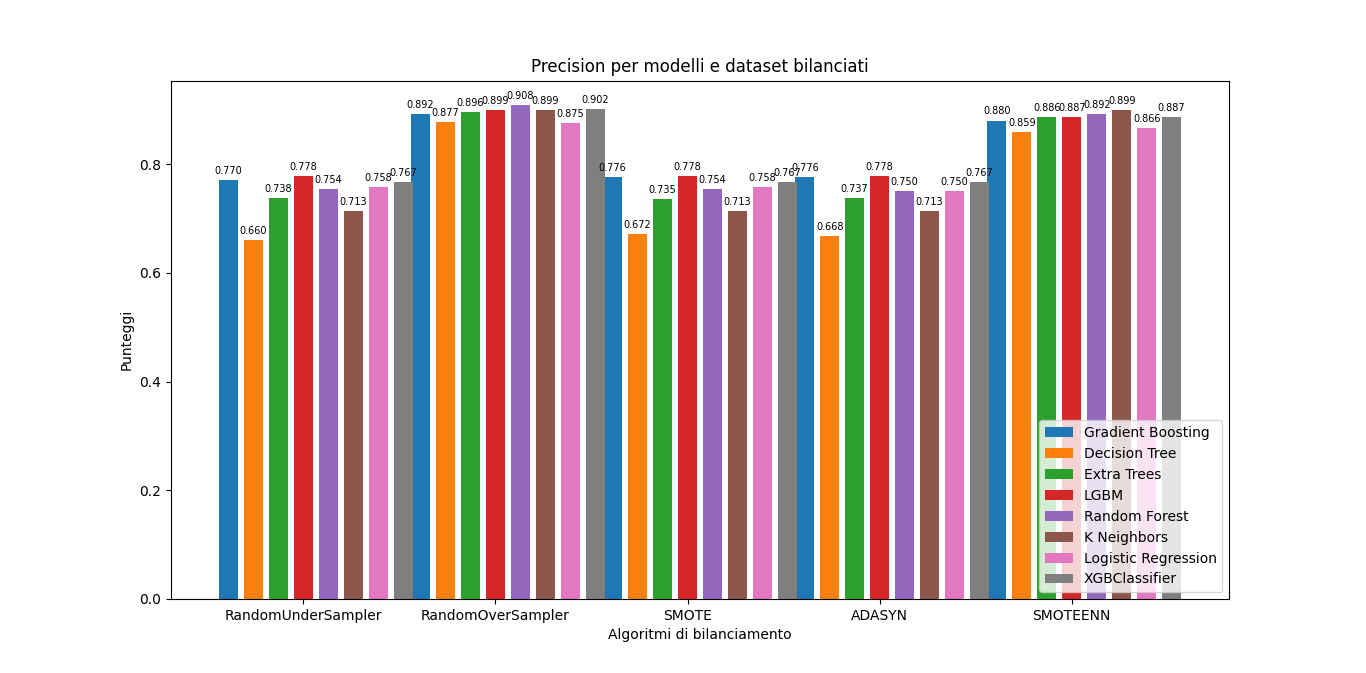

The script that drew this image:
import numpy as np
import matplotlib.pyplot as plt

# Dati di esempio
labels = ['RandomUnderSampler', 'RandomOverSampler', 'SMOTE', 'ADASYN', 'SMOTEENN']  # Etichette delle categorie

gradientBoostingClassifier = [0.77, 0.892, 0.776, 0.776, 0.88]  # Dati per il primo gruppo
decisionTreeClassifier = [0.66, 0.877, 0.672, 0.668, 0.859]  # Dati per il secondo gruppo
extraTreesClassifier = [0.738, 0.896, 0.735, 0.737, 0.886]  # Dati per il terzo gruppo
LGBMClassifier = [0.778, 0.899, 0.778, 0.778, 0.887]  # Dati per il quarto gruppo
randomForestClassifier = [0.754, 0.908, 0.754, 0.75, 0.892]  # Dati per il quinto gruppo
kNeighborsClassifier = [0.713, 0.899, 0.713, 0.713, 0.899]  # Dati per il sesto gruppo
logisticRegression = [0.758, 0.875, 0.758, 0.75, 0.866]  # Dati per il settimo gruppo
XGBClassifier = [0.767, 0.902, 0.767, 0.767, 0.887]  # Dati per l'ottavo gruppo

# Impostazione dei parametri delle barre
x = np.arange(len(labels))  # La posizione delle etichette sulle ascisse
width = 0.10  # Larghezza delle barre
spacing = 0.03  # Spaziatura aggiuntiva tra le barre

fig, ax = plt.subplots(figsize=(12, 8))  # Imposta la dimensione del grafico

# Creazione delle barre con offset e spaziatura
bar1 = ax.bar(x - 3*width - 3*spacing, gradientBoostingClassifier, width, label='Gradient Boosting')
bar2 = ax.bar(x - 2*width - 2*spacing, decisionTreeClassifier, width, label='Decision Tree')
bar3 = ax.bar(x - width - spacing, extraTreesClassifier, width, label='Extra Trees')
bar4 = ax.bar(x, LGBMClassifier, width, label='LGBM')
bar5 = ax.bar(x + width + spacing, randomForestClassifier, width, label='Random Forest')
bar6 = ax.bar(x + 2*width + 2*spacing, kNeighborsClassifier, width, label='K Neighbors')
bar7 = ax.bar(x + 3*width + 3*spacing, logisticRegression, width, label='Logistic Regression')
bar8 = ax.bar(x + 4*width + 4*spacing, XGBClassifier, width, label='XGBClassifier')

# Aggiunta delle etichette e del titolo
ax.set_xlabel('Algoritmi di bilanciamento')
ax.set_ylabel('Punteggi')
ax.set_title('Precision per modelli e dataset bilanciati')
ax.set_xticks(x)
ax.set_xticklabels(labels)
ax.legend(loc='lower right')  # Posiziona la legenda in alto a sinistra

# Aggiunta dei valori sopra le barre (opzionale)
def autolabel(bars):
    """Aggiunge i valori sopra le barre"""
    for bar in bars:
        height = bar.get_height()
        ax.annotate(f'{height:.3f}',  # Formatta con 3 cifre decimali
                    xy=(bar.get_x() + bar.get_width() / 2, height),
                    xytext=(0, 3),  # 3 punti di offset verticale
                    textcoords="offset points",
                    ha='center', va='bottom',fontsize=7)

autolabel(bar1)
autolabel(bar2)
autolabel(bar3)
autolabel(bar4)
autolabel(bar5)
autolabel(bar6)
autolabel(bar7)
autolabel(bar8)

# Mostra il grafico
plt.show()
